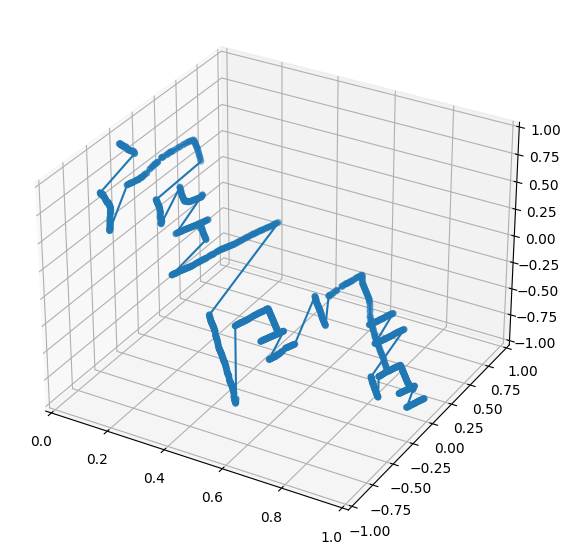

The script that saved this image:
from numpy import array, linspace, identity, exp, pi, linalg, ones
from numpy.polynomial.legendre import Legendre
import matplotlib.pyplot as plt

with open('tablet.txt', 'r') as fd:
    data = eval(fd.read())
m = len(data)
t = linspace(0.0, 1.0, m)
x, y = zip(*[(z.real, z.imag) for z in data])

plt.figure(figsize=(7, 7))
ax = plt.subplot(111, projection='3d')
ax.set_xlim(0, 1), ax.set_ylim(-1, 1), ax.set_zlim(-1, 1)
ax.plot(t, x, y)
ax.scatter(t, x, y, s=16)
plt.show()
#plt.savefig('moji3d.png', bbox_inches='tight', pad_inches=0.05)
